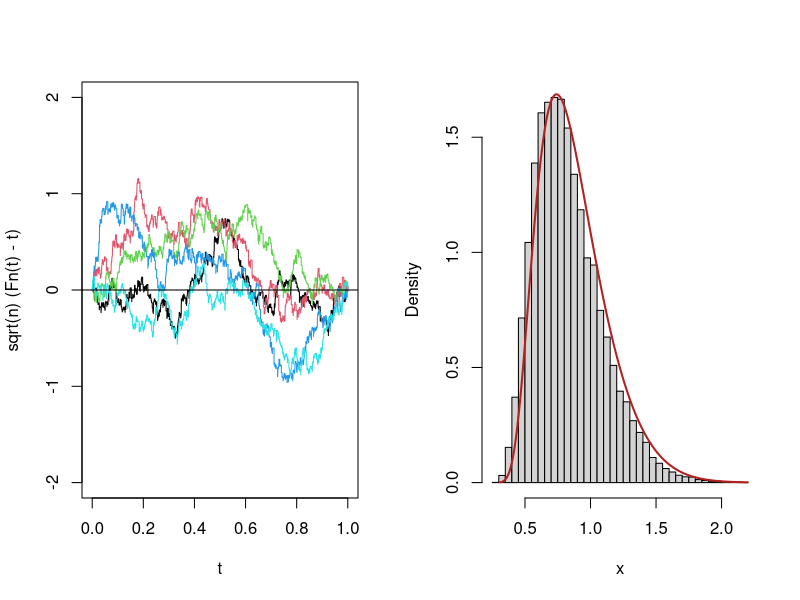

This figure's R source:
# Sample paths of the uniform empirical process, and the simulated null distribution of sqrt(n) D_n
# (n = 20) against the Kolmogorov density.
set.seed(0)
op <- par(mfrow = c(1, 2))
n <- 1000
plot(NULL, xlim = c(0, 1), ylim = c(-2, 2), xlab = "t", ylab = "sqrt(n) (Fn(t) - t)")
for (k in 1:5) {
  u <- c(0, sort(runif(n)), 1)
  lines(u, sqrt(n) * (c(0, (1:n) / n, 1) - u), type = "s", col = k)
}
abline(h = 0)
n <- 20
d <- replicate(20000, ks.test(runif(n), "punif", exact = TRUE)$statistic)
hist(sqrt(n) * d, breaks = 60, freq = FALSE, main = "", xlab = "x")
kolmogorov_cdf <- function(x) 1 - 2 * sum((-1)^(0:99) * exp(-2 * (1:100)^2 * x^2))
s <- seq(0.3, 2.2, by = 0.01)
dens <- diff(sapply(s, kolmogorov_cdf)) / 0.01
lines(s[-1], dens, col = "firebrick", lwd = 2)
par(op)
